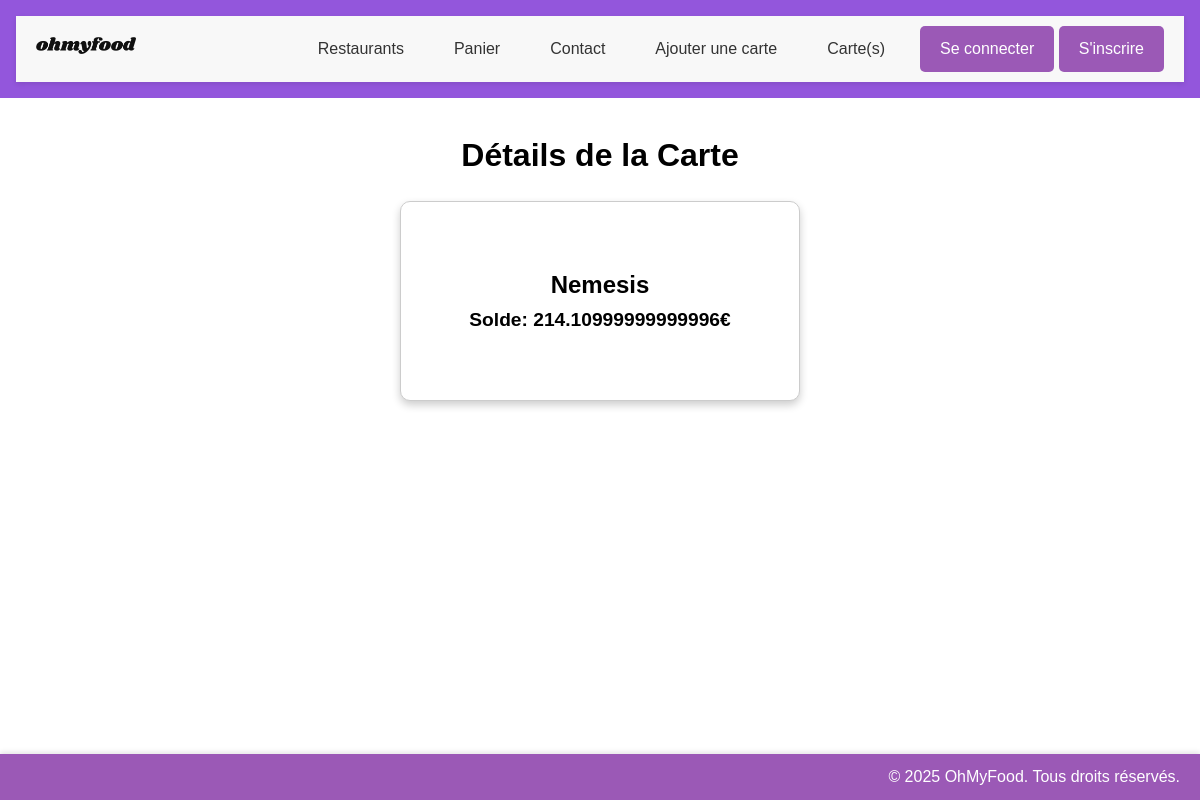
Page /carte_detail on the earlier database version.
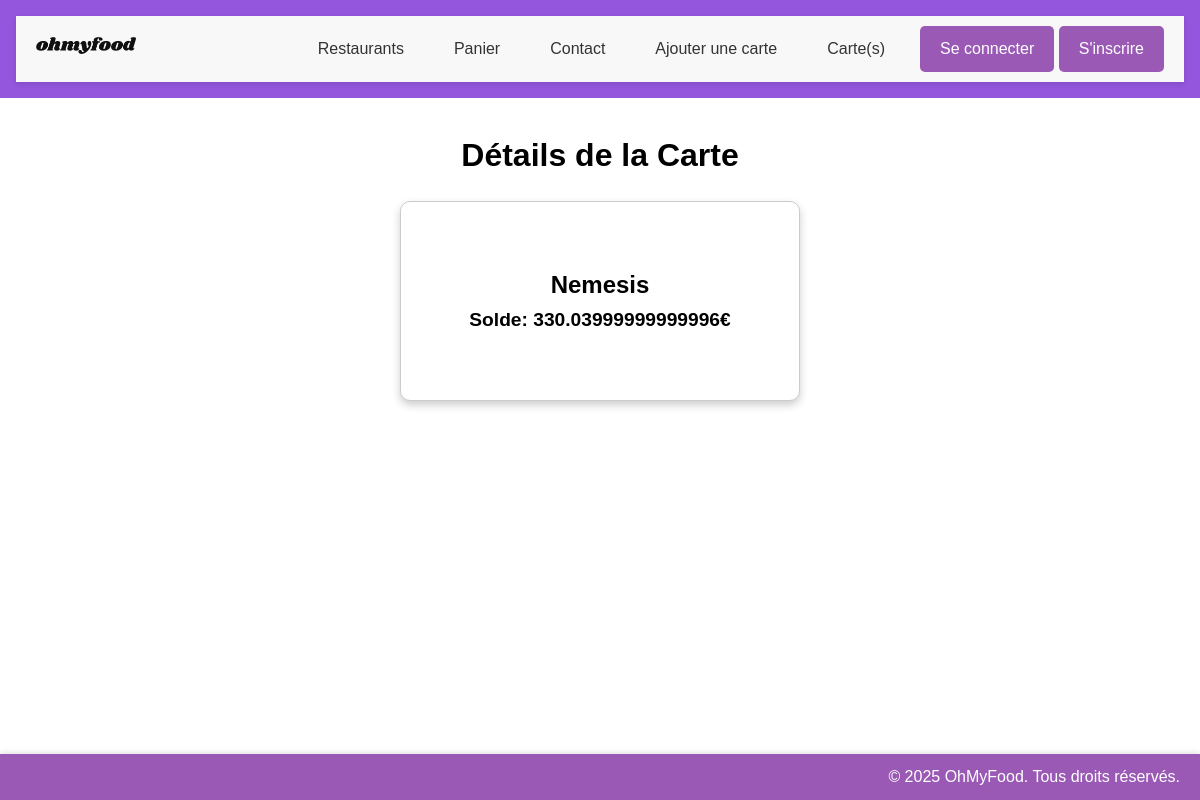
Same page on the later database version.
### app.py (models this page shows)
class CarteBancaire(db.Model):
    id = db.Column(db.Integer, primary_key=True)
    nomBanque = db.Column(db.String(100), nullable=False)
    nom = db.Column(db.String(100), nullable=False)
    prenom = db.Column(db.String(100), nullable=False)
    cvv = db.Column(db.String(4), nullable=False)
    dateExp = db.Column(db.String(5), nullable=False)  # Format MM/AA
    numCard = db.Column(db.String(16), nullable=False)
    montantCard = db.Column(db.Float, nullable=False)

### app.py (the view)
@app.route('/carte_detail')
def carte_detail():
    carte_info = CarteBancaire.query.first()
    return render_template('detailCard.html', carte=carte_info)

### templates/detailCard.html (shortened to what this page needs)
{% extends "base.html" %}
{% block content %}
<div class="container">
    <h1>Détails de la Carte</h1>
    <div class="card">
        <div class="card-front">
            <h2 id="bankName">{{ carte.nomBanque }}</h2>
            <p style="font-size: 1.2em; font-weight: bold;">Solde: <span id="balance">{{ carte.montantCard }}€</span></p>
        </div>
        <div class="card-back">
            <p>Nom: <span id="cardholderNameBack">{{ carte.nom }}</span></p>
            <p>Prénom: <span id="firstName">{{ carte.prenom }}</span></p>
            <p>CVV: <span id="cvv">{{ carte.cvv }}</span></p>
            <p>Date d'Expiration: <span id="expiryDate">{{ carte.dateExp }}</span></p>
            <p>Numéro de Carte: <span id="fullCardNumber">{{ carte.numCard }}</span></p>
        </div>
    </div>
</div>
{% endblock %}

### templates/base.html (shortened to what this page needs)
<!DOCTYPE html>
<html lang="fr">
<head>
    <link rel="stylesheet" href="{{ url_for('static', filename='css/style.css') }}">
</head>
<body>
    <header>
        <nav class="navbar">
            <div class="logo">
                <img src="{{ url_for('static', filename='images/logo/ohmyfood.png') }}" alt="OhMyFood Logo">
            </div>
            <div class="nav-links">
                <a href="{{ url_for('index') }}" class="nav-item">Restaurants</a>
                <a href="{{ url_for('voir_panier') }}" class="nav-item">Panier</a>
                <a href="{{ url_for('contact') }}" class="nav-item">Contact</a>
                <a href="{{ url_for('carte') }}" class="nav-item">Ajouter une carte</a>
                <a href="{{ url_for('carte_detail') }}" class="nav-item">Carte(s)</a>
                <div class="auth-links">
                    {% if current_user.is_authenticated %}
                        <span class="welcome">Bienvenue, {{ current_user.name }}</span>
                        <a href="{{ url_for('logout') }}" class="btn btn-logout">Se déconnecter</a>
                    {% else %}
                        <a href="{{ url_for('login') }}" class="btn btn-login">Se connecter</a>
                        <a href="{{ url_for('register') }}" class="btn btn-register">S'inscrire</a>
                    {% endif %}
                </div>
            </div>
        </nav>
    </header>
    <main>
        {% block content %}{% endblock %}
    </main>
    <footer>
        <p>&copy; 2025 OhMyFood. Tous droits réservés.</p>
    </footer>
</body>
</html>

### static/css/style.css (style rules this page uses)
* { margin: 0; padding: 0; box-sizing: border-box; }
body { font-family: Arial, sans-serif; line-height: 1.6; }
header { background-color: #9356DC; padding: 1rem; }
.navbar { display: flex; justify-content: space-between; align-items: center; max-width: 1200px; margin: 0 auto; padding: 10px 20px; background-color: #f8f8f8; box-shadow: 0 2px 5px rgba(0, 0, 0, 0.1); }
.logo img { width: 100px; }
.nav-links { display: flex; gap: 20px; }
.nav-item { text-decoration: none; color: #333; padding: 10px 15px; border-radius: 5px; transition: background-color 0.3s, color 0.3s; }
main { max-width: 1200px; margin: 2rem auto; padding: 0 1rem; }
.btn { display: inline-block; padding: 10px 20px; font-size: 16px; color: #fff; background-color: #9b59b6; border: none; border-radius: 5px; text-decoration: none; transition: background-color 0.3s, transform 0.3s; }
footer { position: fixed; bottom: 0; right: 0; padding: 10px 20px; background-color: #9b59b6; color: white; text-align: right; width: 100%; box-shadow: 0 -2px 5px rgba(0, 0, 0, 0.1); }
.card { width: 100%; height: 180px; perspective: 1000px; }
.card-front, .card-back { width: 100%; height: 100%; position: absolute; backface-visibility: hidden; border: 1px solid #ccc; border-radius: 10px; padding: 10px; box-shadow: 0 4px 8px rgba(0, 0, 0, 0.2); transition: transform 0.6s; }
.card-front { background-color: #fff; }
.card-back { background-color: #f0f0f0; transform: rotateY(180deg); }

### templates/detailCard.html (style rules this page uses)
.container { max-width: 400px; margin: 20px auto; text-align: center; }
.card { width: 100%; height: 200px; perspective: 1000px; margin-top: 20px; }
.card-front, .card-back { width: 100%; height: 100%; position: absolute; backface-visibility: hidden; border: 1px solid #ccc; border-radius: 10px; padding: 20px; box-shadow: 0 4px 8px rgba(0, 0, 0, 0.2); transition: transform 0.6s; }
.card-front { background-color: #fff; display: flex; flex-direction: column; justify-content: center; align-items: center; }
.card-back { background-color: #f0f0f0; transform: rotateY(180deg); display: flex; flex-direction: column; justify-content: center; align-items: flex-start; }

Differences in the rows shown:
changed CarteBancaire "Nemesis": montantCard "214.10999999999996" → "330.03999999999996"
